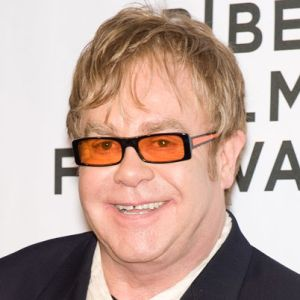
#> input picture University/Resourcess/Faces/val/elton_john/1.jpg, 300 x 300 px, found by its file name
$ jupyter execute --allow-errors face_recognation.ipynb
#> lines starting #> are read from the running program, lines starting #| are printed output that depends on the picture
[cell 1]
import numpy as np
import cv2 as cv

[cell 2]
haar_cascade = cv.CascadeClassifier('haar_face.xml')

people = ['Ben Afflek', 'Elton John', 'Jerry Seinfield', 'Madonna', 'Mindy Kaling']
# features = np.load('features.npy', allow_pickle=True)
# labels = np.load('labels.npy')

face_recognizer = cv.face.LBPHFaceRecognizer_create()
#> (the rest of this cell did not finish here and is left out)

[cell 3]
img = cv.imread(r'Resourcess\Faces\val\elton_john/1.jpg')
#> img is the input picture: shape (300, 300, 3); mean B, G, R 155.3, 165.1, 189.6

gray = cv.cvtColor(img, cv.COLOR_BGR2GRAY)
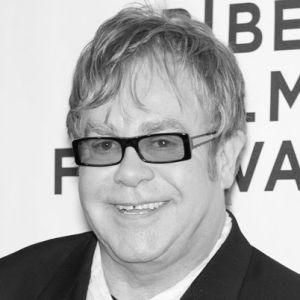
#> gray: shape (300, 300); min 2, max 255, mean 171.3
cv.imshow('Person', gray)

cv.waitKey(0)
cv.destroyAllWindows()

[cell 4]
# Detect the face in the image
# 1.1 and 4 control the scaling factor and minimum number of neighboring detections for better accuracy
faces_rect = haar_cascade.detectMultiScale(gray, 1.1, 4)
#> faces_rect = [[54, 80, 175, 175]]

#> (the rest of this cell did not finish here and is left out)


$ run again, with University/Resourcess/Faces/val/elton_john/2.jpg copied over University/Resourcess/Faces/val/elton_john/1.jpg
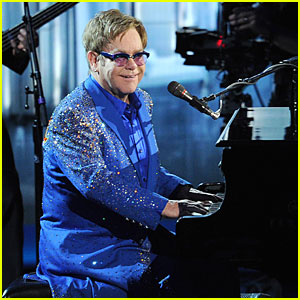
#> input picture University/Resourcess/Faces/val/elton_john/2.jpg, 300 x 300 px, found by its file name
#> img is the input picture: shape (300, 300, 3); mean B, G, R 92.2, 71.6, 54.4
#> `gray = cv.cvtColor(img, cv.COLOR_BGR2GRAY)`:
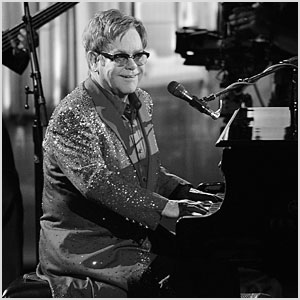
#> gray: shape (300, 300); min 0, max 255, mean 68.8
#> faces_rect = [[102, 35, 55, 55]]

$ run again, with University/Resourcess/Faces/val/elton_john/3.jpg copied over University/Resourcess/Faces/val/elton_john/1.jpg
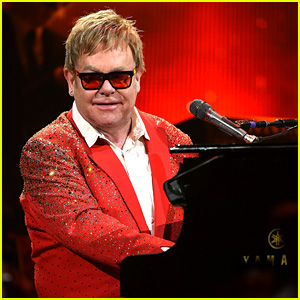
#> input picture University/Resourcess/Faces/val/elton_john/3.jpg, 300 x 300 px, found by its file name
#> img is the input picture: shape (300, 300, 3); mean B, G, R 25, 39.4, 115
#> `gray = cv.cvtColor(img, cv.COLOR_BGR2GRAY)`:
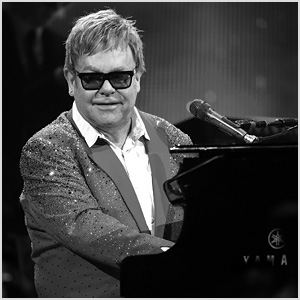
#> gray: shape (300, 300); min 0, max 255, mean 60.4
#> faces_rect = [[64, 46, 86, 86]]

$ run again, with University/Resourcess/Faces/val/elton_john/4.jpg copied over University/Resourcess/Faces/val/elton_john/1.jpg
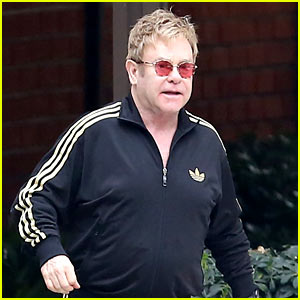
#> input picture University/Resourcess/Faces/val/elton_john/4.jpg, 300 x 300 px, found by its file name
#> img is the input picture: shape (300, 300, 3); mean B, G, R 54.4, 55.3, 60.6
#> `gray = cv.cvtColor(img, cv.COLOR_BGR2GRAY)`:
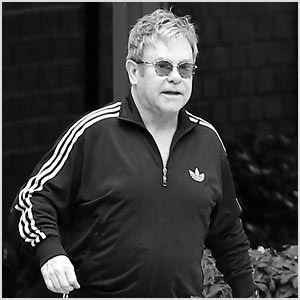
#> gray: shape (300, 300); min 0, max 255, mean 56.8
#> faces_rect = [[130, 37, 79, 79]]
